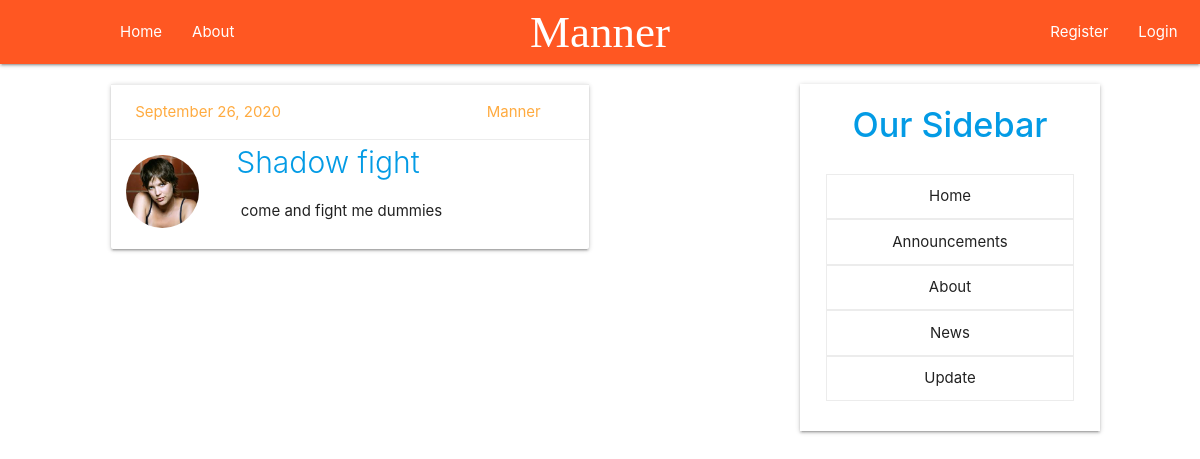
/post/52/, run on the app's committed database.
### blog/models.py (models this page shows, shortened)
class Post(models.Model):
    title = models.CharField(max_length=100)
    content = models.TextField()
    date_posted = models.DateTimeField(default=timezone.now)
    author = models.ForeignKey(User, on_delete=models.CASCADE)

### users/models.py (models this page shows, shortened)
class Profile(models.Model):
    user = models.OneToOneField(User, on_delete=models.CASCADE)
    image = models.ImageField(default='default.jpg', upload_to='profile_pics')

### blog/views.py (the view)
# urls.py: path('post/<int:pk>/', PostDetailView.as_view(), name='post-detail' ),
class PostDetailView(DetailView):
    model = Post

### blog/templates/blog/post_detail.html (shortened to what this page needs)
{% extends "blog/base.html" %}{% block content %}
<div class="card">
    <div class="card-action" style="border-bottom: 1px solid rgba(160, 160, 160, 0.2);">
        <a href="#">{{ object.date_posted|date:"F d, Y"}}</a>
        <a href="#" class="right">{{ object.author}}</a>
    </div>
    <div class="row">
        <div class="col l3">
            <img class="circle" style="padding: 1rem;" width="100%" src="{{ object.author.profile.image.url}}">
        </div>
        <div class="col l6">
            <div class="card-title" style="font-size: 2rem;">
                <a href="{% url 'post-detail' object.id %}">{{ object.title }}</a>
            </div>
            <div class="card-content" style="padding: .3rem; padding-top:1rem; padding-bottom: 1rem;">
                <p>{{ object.content }}</p>
            </div>
        </div>
    </div>
</div>
{% endblock content %}

### data on the page
Post: date_posted "September 26, 2020", author "Manner", author.profile.image (picture), title "Shadow fight", content "come and fight me dummies"
